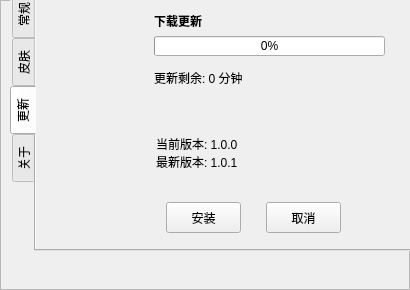
<?xml version="1.0" encoding="UTF-8"?>
<ui version="4.0">
 <class>settingsDlg</class>
 <widget class="QFrame" name="settingsDlg">
  <property name="windowModality">
   <enum>Qt::ApplicationModal</enum>
  </property>
  <property name="geometry">
   <rect>
    <x>0</x>
    <y>0</y>
    <width>410</width>
    <height>290</height>
   </rect>
  </property>
  <property name="sizePolicy">
   <sizepolicy hsizetype="Fixed" vsizetype="Fixed">
    <horstretch>0</horstretch>
    <verstretch>0</verstretch>
   </sizepolicy>
  </property>
  <property name="minimumSize">
   <size>
    <width>410</width>
    <height>290</height>
   </size>
  </property>
  <property name="maximumSize">
   <size>
    <width>410</width>
    <height>290</height>
   </size>
  </property>
  <property name="windowTitle">
   <string>设置</string>
  </property>
  <property name="windowIcon">
   <iconset resource="img.qrc">
    <normaloff>:/img/setting.png</normaloff>:/img/setting.png</iconset>
  </property>
  <property name="frameShape">
   <enum>QFrame::StyledPanel</enum>
  </property>
  <property name="frameShadow">
   <enum>QFrame::Raised</enum>
  </property>
  <widget class="QTabWidget" name="tabWidget">
   <property name="geometry">
    <rect>
     <x>10</x>
     <y>-10</y>
     <width>478</width>
     <height>261</height>
    </rect>
   </property>
   <property name="sizePolicy">
    <sizepolicy hsizetype="Fixed" vsizetype="Fixed">
     <horstretch>0</horstretch>
     <verstretch>0</verstretch>
    </sizepolicy>
   </property>
   <property name="layoutDirection">
    <enum>Qt::LeftToRight</enum>
   </property>
   <property name="autoFillBackground">
    <bool>true</bool>
   </property>
   <property name="tabPosition">
    <enum>QTabWidget::West</enum>
   </property>
   <property name="tabShape">
    <enum>QTabWidget::Rounded</enum>
   </property>
   <property name="currentIndex">
    <number>2</number>
   </property>
   <property name="elideMode">
    <enum>Qt::ElideNone</enum>
   </property>
   <property name="tabBarAutoHide">
    <bool>false</bool>
   </property>
   <widget class="QWidget" name="tabGeneral">
    <property name="layoutDirection">
     <enum>Qt::LeftToRight</enum>
    </property>
    <property name="autoFillBackground">
     <bool>true</bool>
    </property>
    <attribute name="title">
     <string>常规</string>
    </attribute>
    <widget class="QLabel" name="label">
     <property name="geometry">
      <rect>
       <x>10</x>
       <y>10</y>
       <width>101</width>
       <height>31</height>
      </rect>
     </property>
     <property name="text">
      <string>歌曲存放目录</string>
     </property>
    </widget>
    <widget class="QTextEdit" name="textFilePath">
     <property name="geometry">
      <rect>
       <x>10</x>
       <y>50</y>
       <width>151</width>
       <height>31</height>
      </rect>
     </property>
     <property name="font">
      <font>
       <family>Agency FB</family>
       <pointsize>10</pointsize>
      </font>
     </property>
     <property name="frameShadow">
      <enum>QFrame::Raised</enum>
     </property>
     <property name="lineWidth">
      <number>3</number>
     </property>
     <property name="sizeAdjustPolicy">
      <enum>QAbstractScrollArea::AdjustToContents</enum>
     </property>
    </widget>
    <widget class="QToolButton" name="btnChoice">
     <property name="geometry">
      <rect>
       <x>180</x>
       <y>50</y>
       <width>61</width>
       <height>31</height>
      </rect>
     </property>
     <property name="text">
      <string>更改</string>
     </property>
    </widget>
   </widget>
   <widget class="QWidget" name="tabSkin">
    <property name="autoFillBackground">
     <bool>true</bool>
    </property>
    <attribute name="title">
     <string>皮肤</string>
    </attribute>
    <widget class="QTableWidget" name="tableColor">
     <property name="geometry">
      <rect>
       <x>0</x>
       <y>30</y>
       <width>361</width>
       <height>261</height>
      </rect>
     </property>
     <property name="sizePolicy">
      <sizepolicy hsizetype="Preferred" vsizetype="Preferred">
       <horstretch>0</horstretch>
       <verstretch>0</verstretch>
      </sizepolicy>
     </property>
     <property name="autoFillBackground">
      <bool>true</bool>
     </property>
     <property name="frameShape">
      <enum>QFrame::StyledPanel</enum>
     </property>
     <property name="frameShadow">
      <enum>QFrame::Raised</enum>
     </property>
     <property name="sizeAdjustPolicy">
      <enum>QAbstractScrollArea::AdjustToContents</enum>
     </property>
     <property name="editTriggers">
      <set>QAbstractItemView::NoEditTriggers</set>
     </property>
     <property name="showGrid">
      <bool>true</bool>
     </property>
     <property name="gridStyle">
      <enum>Qt::CustomDashLine</enum>
     </property>
     <property name="cornerButtonEnabled">
      <bool>false</bool>
     </property>
     <property name="rowCount">
      <number>3</number>
     </property>
     <property name="columnCount">
      <number>3</number>
     </property>
     <attribute name="horizontalHeaderVisible">
      <bool>false</bool>
     </attribute>
     <attribute name="horizontalHeaderHighlightSections">
      <bool>false</bool>
     </attribute>
     <attribute name="verticalHeaderVisible">
      <bool>false</bool>
     </attribute>
     <attribute name="verticalHeaderHighlightSections">
      <bool>false</bool>
     </attribute>
     <row/>
     <row/>
     <row/>
     <column/>
     <column/>
     <column/>
    </widget>
   </widget>
   <widget class="QWidget" name="tabUpdate">
    <property name="autoFillBackground">
     <bool>true</bool>
    </property>
    <attribute name="title">
     <string>更新</string>
    </attribute>
    <widget class="QWidget" name="widget" native="true">
     <property name="geometry">
      <rect>
       <x>9</x>
       <y>9</y>
       <width>435</width>
       <height>96</height>
      </rect>
     </property>
     <widget class="QLabel" name="updater_icon">
      <property name="geometry">
       <rect>
        <x>1</x>
        <y>1</y>
        <width>96</width>
        <height>96</height>
       </rect>
      </property>
      <property name="minimumSize">
       <size>
        <width>96</width>
        <height>96</height>
       </size>
      </property>
      <property name="text">
       <string/>
      </property>
      <property name="pixmap">
       <pixmap resource="img.qrc">:/img/update.png</pixmap>
      </property>
     </widget>
     <widget class="QWidget" name="progressFrame" native="true">
      <property name="geometry">
       <rect>
        <x>103</x>
        <y>1</y>
        <width>18</width>
        <height>18</height>
       </rect>
      </property>
      <layout class="QVBoxLayout" name="verticalLayout_2">
       <property name="spacing">
        <number>0</number>
       </property>
      </layout>
     </widget>
     <widget class="QLabel" name="downloadLabel">
      <property name="geometry">
       <rect>
        <x>109</x>
        <y>10</y>
        <width>231</width>
        <height>20</height>
       </rect>
      </property>
      <property name="font">
       <font>
        <weight>75</weight>
        <bold>true</bold>
       </font>
      </property>
      <property name="text">
       <string>下载更新</string>
      </property>
     </widget>
     <widget class="QProgressBar" name="progressBar">
      <property name="geometry">
       <rect>
        <x>109</x>
        <y>35</y>
        <width>231</width>
        <height>20</height>
       </rect>
      </property>
      <property name="sizePolicy">
       <sizepolicy hsizetype="Preferred" vsizetype="Preferred">
        <horstretch>0</horstretch>
        <verstretch>0</verstretch>
       </sizepolicy>
      </property>
      <property name="minimumSize">
       <size>
        <width>0</width>
        <height>0</height>
       </size>
      </property>
      <property name="value">
       <number>0</number>
      </property>
      <property name="invertedAppearance">
       <bool>false</bool>
      </property>
     </widget>
     <widget class="QLabel" name="timeLabel">
      <property name="geometry">
       <rect>
        <x>109</x>
        <y>69</y>
        <width>221</width>
        <height>16</height>
       </rect>
      </property>
      <property name="text">
       <string>更新剩余: 0 分钟</string>
      </property>
     </widget>
    </widget>
    <widget class="QPushButton" name="openButton">
     <property name="geometry">
      <rect>
       <x>130</x>
       <y>210</y>
       <width>75</width>
       <height>31</height>
      </rect>
     </property>
     <property name="sizePolicy">
      <sizepolicy hsizetype="Preferred" vsizetype="Preferred">
       <horstretch>0</horstretch>
       <verstretch>0</verstretch>
      </sizepolicy>
     </property>
     <property name="text">
      <string>安装</string>
     </property>
    </widget>
    <widget class="QPushButton" name="stopButton">
     <property name="geometry">
      <rect>
       <x>230</x>
       <y>210</y>
       <width>75</width>
       <height>31</height>
      </rect>
     </property>
     <property name="sizePolicy">
      <sizepolicy hsizetype="Preferred" vsizetype="Preferred">
       <horstretch>0</horstretch>
       <verstretch>0</verstretch>
      </sizepolicy>
     </property>
     <property name="text">
      <string>取消</string>
     </property>
    </widget>
    <widget class="QLabel" name="label_3">
     <property name="geometry">
      <rect>
       <x>120</x>
       <y>130</y>
       <width>191</width>
       <height>61</height>
      </rect>
     </property>
     <property name="text">
      <string>当前版本: 1.0.0
最新版本: 1.0.1</string>
     </property>
    </widget>
   </widget>
   <widget class="QWidget" name="tabAbout">
    <property name="autoFillBackground">
     <bool>true</bool>
    </property>
    <attribute name="title">
     <string>关于</string>
    </attribute>
    <widget class="QLabel" name="label_2">
     <property name="geometry">
      <rect>
       <x>40</x>
       <y>20</y>
       <width>261</width>
       <height>111</height>
      </rect>
     </property>
     <property name="text">
      <string>&lt;html&gt;&lt;head/&gt;&lt;body&gt;&lt;p&gt;基于baiduFm流的播放器，目前已支持本地播放.&lt;/p&gt;&lt;p align=&quot;justify&quot;&gt;如有问题请访问:&lt;a href=&quot;https://github.com/MyQt/Mineko.git&quot;&gt;&lt;span style=&quot; text-decoration: underline; color:#0000ff;&quot;&gt;github&lt;/span&gt;&lt;/a&gt;&lt;/p&gt;&lt;/body&gt;&lt;/html&gt;</string>
     </property>
     <property name="textFormat">
      <enum>Qt::RichText</enum>
     </property>
    </widget>
   </widget>
  </widget>
 </widget>
 <resources>
  <include location="img.qrc"/>
 </resources>
 <connections/>
</ui>
